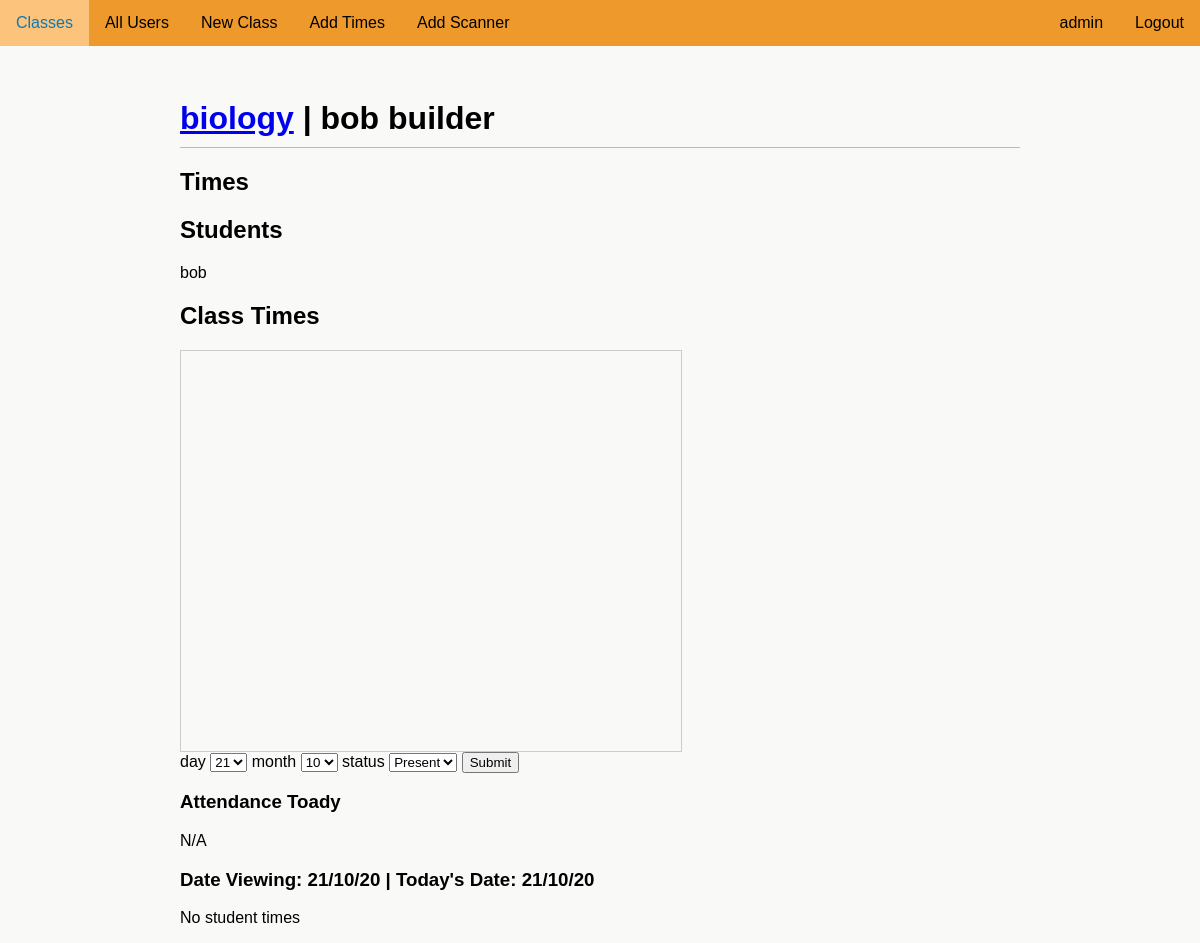
Page /account/16327/classes/BIO-1/295 (signed in) on the earlier database version.
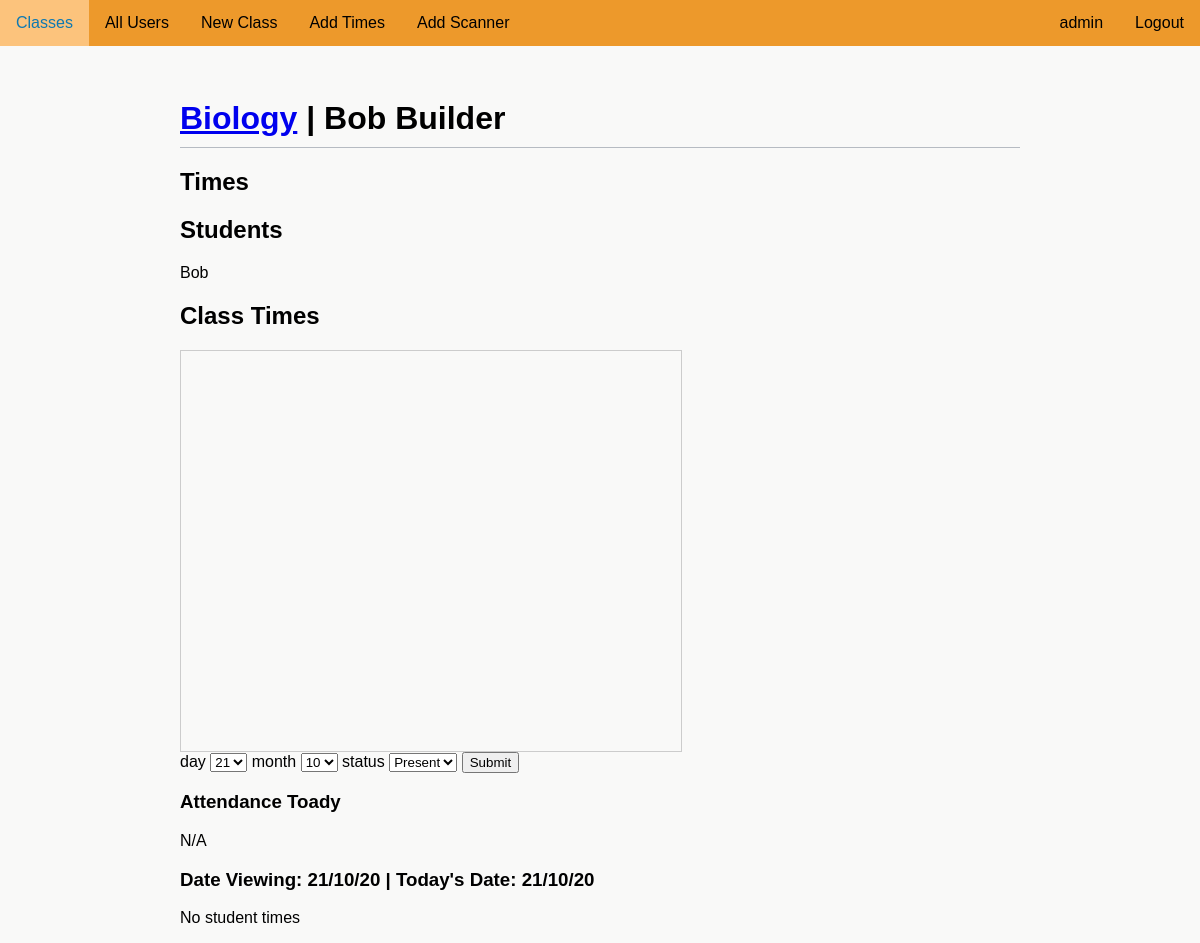
Same page on the later database version.
### attendanceproject/models.py (models this page shows)
class SubjectCode(db.Model):
    __tablename__ = "subject_code"
    id = db.Column(db.Integer, unique=True, nullable=False, primary_key=True)
    name = db.Column(db.Text(50), nullable=False)
    code = db.Column(db.Text(50), unique=True, nullable=False)
    join_code = db.Column(db.Text(10), unique=True, nullable=False)
    users = db.relationship('UserSubject', back_populates='subject')
    times = db.relationship('SubjectTimes', back_populates='subject')
    scanner = db.relationship('Scanner', back_populates='subject')

class User(UserMixin, db.Model):
    __tablename__ = "user"
    id = db.Column(db.Integer, unique=True, nullable=False, primary_key=True)
    fname = db.Column(db.Text(20), nullable=False)
    lname = db.Column(db.Text(20), nullable=False)
    user_code = db.Column(db.Text(8), nullable=False, unique=True)
    email = db.Column(db.Text(50), nullable=False, unique=True)
    password = db.Column(db.Text(90), nullable=False)
    auth = db.Column(db.Text(10), nullable=True)
    tags = db.relationship('Tag', backref='user_tag')
    subjects = db.relationship('UserSubject', back_populates='user')
    attnd_times = db.relationship('AttendanceTime', backref='subject_attnd_times')

class UserSubject(db.Model):
    __tablename__ = "user_subject"
    id = db.Column(db.Integer, unique=True, nullable=False, primary_key=True)
    user_id = db.Column(db.Integer, db.ForeignKey('user.id')) # Foreign Key
    user_type = db.Column(db.Text(10), nullable=False) # Teacher or student relationship to class
    subject_id = db.Column(db.Integer, db.ForeignKey('subject_code.id')) # Foreign Key
    user = db.relationship('User', back_populates='subjects')
    subject = db.relationship('SubjectCode', back_populates='users')

### attendanceproject/routes.py (the view, shortened to what this page needs)
@app.route('/account/<user_code>/classes/<class_code>/<int:day>', methods=["GET", "POST"])
@login_required
def class_code(class_code, user_code, day):
    if day > 365:
        flash('Day number out of range')
        abort(404)
    subject = SubjectCode.query.filter_by(code=class_code).first()
    prev_next = {'next_day':url_for('class_code', class_code=class_code, user_code=user_code, day=day+1),
                 'prev_day':url_for('class_code', class_code=class_code, user_code=user_code, day=day-1),
                 'today':url_for('class_code', class_code=class_code, user_code=user_code, day=datetime.date.today().timetuple().tm_yday)}
    if not subject:
        flash('Class could not be found')
        return redirect(url_for('classes', user_code=current_user.user_code))
    user = User.query.filter_by(user_code=user_code).first()
    if user:
        total_days = day_num() - day
        current_date = datetime.date.today() - datetime.timedelta(days=total_days)
        if (current_user.auth in ['teacher', 'admin'] and class_code in
            [x.subject.code for x in current_user.subjects]) and user == current_user:
            check = check_class_date(subject_date=current_date, subject=subject)
            student_times = [] # Variable for the times of the students in the class
            students_in_class = 0 # Variable used to check if there are students in the class
            if 'student' in [user.user_type for user in subject.users]:
                students_in_class = 1
                for user in subject.users:
                    added_time = False
                    if user.user_type == 'student':
                        if user.user.attnd_times:
                            for t in user.user.attnd_times:
                                if t.time.date() == current_date and t.subject == subject.id:
                                    student_times.append((user.user, t.attnd_status))
                                    added_time = True
                                    break
                            if not added_time:
                                student_times.append((user.user, "N/A"))
                        else:
                            student_times.append((user.user, "N/A"))
            if check:
                return render_template("teacherclass.html", day_num=day_num(), subject=subject, user=current_user,
                                        days=CONSTANT_DAYS, students_in_class=students_in_class,
                                        current_date=current_date.strftime('%d/%m/%y'), student_times=student_times,
                                        time=check, week=current_week(current_date),
                                        day=CONSTANT_DAYS[current_date.isoweekday()-1], prev_next=prev_next,
                                        viewing_day=day)
            return render_template("teacherclass.html", day_num=day_num(), subject=subject, user=current_user,
                                    days=CONSTANT_DAYS, students_in_class=students_in_class,
                                    current_date=current_date.strftime('%d/%m/%y'), student_times=None,
                                    week=current_week(current_date), day=CONSTANT_DAYS[current_date.isoweekday()-1],
                                    prev_next=prev_next, viewing_day=day)
        elif current_user.auth in ['teacher', 'admin'] and user.auth == 'student':
            form = AddStudentAttndTime(day=current_date.day, month=current_date.month)
            class_times = get_class_dates(subject)
            user_attendance_times = AttendanceTime.query.filter_by(user=user.id, subject=subject.id).all()
            user_attendance_today = None
            for i in user_attendance_times:
                if i.time.date() == current_date:
                    user_attendance_today = i
            return render_template("teacherstudentclass.html", subject=subject, user=user, days=CONSTANT_DAYS, student_times=user_attendance_times, form=form,
                                    class_times=class_times, current_date=current_date.strftime('%d/%m/%y'), day=day, today_date=datetime.date.today().strftime('%d/%m/%y'),
                                    teacher=current_user, user_attendance_today=user_attendance_today)
        else:
            flash('You do not have access to this page')
            return redirect(url_for('classes', user_code=current_user.user_code))
    return render_template("teacherclass.html", subject=subject)

### attendanceproject/forms.py
class AddStudentAttndTime(FlaskForm):
    day = SelectField("Day", choices=[(x , x) for x in range(1, 32)], coerce=int)
    month = SelectField("Month", choices=[(x, x) for x in range(1, 13)], coerce=int)
    status = SelectField('Attendance Status', choices=[('present', 'Present'), ('late', 'Late'), ('absent', 'Absent')], coerce=str, validators=[InputRequired()])
    submit = SubmitField('Submit')

### attendanceproject/models.py (called while the page is built)
@login_manager.user_loader
def load_user(user_id):
    return User.query.get(int(user_id))

### attendanceproject/routes.py (called while the page is built)
def day_num():
    return datetime.date.today().timetuple().tm_yday

def first_monday():
    for i in range(0, 366):
        start_date = datetime.date(year=datetime.datetime.today().year, month=1, day=1)
        end_date = start_date + datetime.timedelta(days=i)
        if end_date.timetuple().tm_wday == 0:
            return i

### attendanceproject/templates/teacherstudentclass.html (shortened to what this page needs)
{% extends "layout.html" %}
{% block content %}
    <div class='main-header'>
        <h1>
            <a href="{{ url_for('class_code', class_code=subject.code, user_code=teacher.user_code, day=day) }}">{{ subject.name }}</a> | {{ user.fname }} {{ user.lname }}
        </h1>
    </div>
    <h2>Times</h2>
    <h2>Students</h2>
    {% if subject.users %}
        <ul>
        {% for user in subject.users %}
            {% if user.user_type == 'student' %}
                <li>{{ user.user.fname }}</li>
            {% endif %}
        {% endfor %}
        </ul>
    {% endif %}
    <h2>Class Times</h2>
    <div style="height:400px;width:500px;border:1px solid #ccc;overflow:auto;">
    </div>
    <form method='POST' action=''>
        day {{ form.day }}
        month {{ form.month }}
        status {{ form.status }}
        {{ form.submit }}
    </form>
    <h3>Attendance Toady</h3>
    {% if user_attendance_today %}
        <p>{{ user_attendance_today.time }} {{ user_attendance_today.attnd_status }}</p>
    {% else %}
        <p>N/A</p>
    {% endif %}
    <h3>Date Viewing: {{ current_date }} | Today's Date: {{ today_date }}</h3>
    {% if student_times %}
        <ul>
            {% for time in student_times %}
                <li>{{ time.time }} {{ time.attnd_status }}</li>
            {% endfor %}
        </ul>
    {% else %}
        <p>No student times</p>
    {% endif %}
{% endblock %}

Differences in the rows shown:
no longer on this page (row edited): User: fname "bob", lname "builder"
removed UserSubject: user.fname "bob"
changed SubjectCode: name "biology" → "Biology"
now on this page (row edited): User: fname "Bob", lname "Builder"
added UserSubject: user.fname "Bob"
